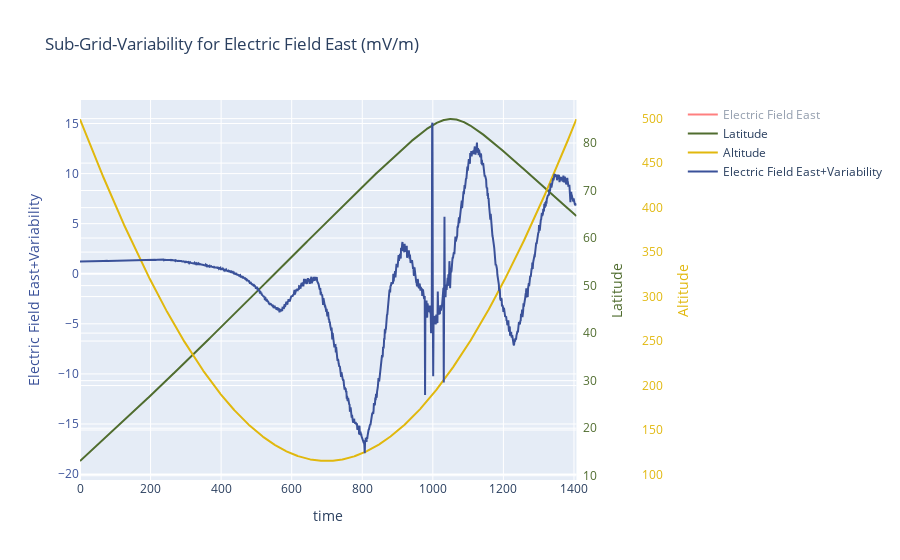
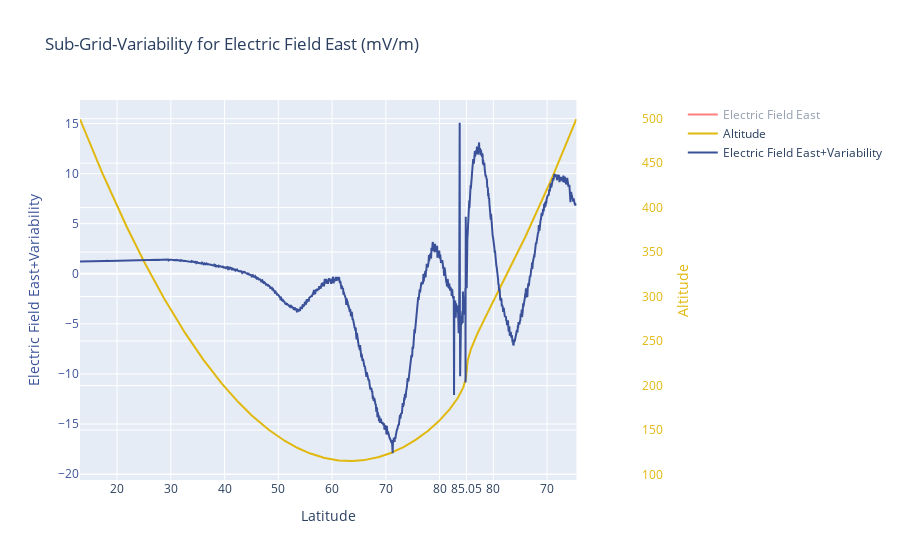

Write notebook code for charts like these, in order.
### Markdown cell above
## A sample call to the Interpolation Module:

### Code cell
LoadGUI()

### Figure 1 — Plotly figure (JSON) as saved in the notebook; plotly's stock layout.template omitted (floating-point values rounded to 4 significant figures; data arrays with more than 128 entries replaced by an {"elided": "..."} marker saying what was removed)
{"data": [{"marker": {"color": "red", "size": 1}, "name": "Electric Field East", "type": "scatter", "visible": "legendonly", "x": {"elided": "1408 int values"}, "y": {"elided": "1408 float values"}}, {"marker": {"color": "#506d2f", "size": 2}, "name": "Latitude", "type": "scatter", "x": {"elided": "1408 int values"}, "y": {"elided": "1408 float values"}, "yaxis": "y2"}, {"marker": {"color": "#e1b80d", "size": 2}, "name": "Altitude", "type": "scatter", "x": {"elided": "1408 int values"}, "y": {"elided": "1408 float values"}, "yaxis": "y3"}, {"marker": {"color": "#3a5199", "size": 3}, "name": "Electric Field East+Variability", "type": "scatter", "x": {"elided": "1408 int values"}, "y": {"elided": "1408 float values"}, "yaxis": "y4"}], "layout": {"title": {"text": "Sub-Grid-Variability for Electric Field East (mV/m)"}, "xaxis": {"domain": [0, 0.84], "title": {"text": "time"}}, "yaxis": {"anchor": "free", "range": [-20.59, 17.35], "title": {"font": {"color": "red"}, "text": ""}, "visible": false}, "yaxis2": {"anchor": "free", "overlaying": "y", "position": 0.85, "side": "right", "tickfont": {"color": "#506d2f"}, "title": {"font": {"color": "#506d2f"}, "text": "Latitude"}}, "yaxis3": {"anchor": "free", "overlaying": "y", "position": 0.95, "side": "right", "tickfont": {"color": "#e1b80d"}, "title": {"font": {"color": "#e1b80d"}, "text": "Altitude"}}, "yaxis4": {"overlaying": "y", "range": [-20.59, 17.35], "tickfont": {"color": "#3a5199"}, "title": {"font": {"color": "#3a5199"}, "text": "Electric Field East+Variability"}}}}

### Figure 2 — Plotly figure (JSON) as saved in the notebook; plotly's stock layout.template omitted (floating-point values rounded to 4 significant figures; data arrays with more than 128 entries replaced by an {"elided": "..."} marker saying what was removed)
{"data": [{"marker": {"color": "red", "size": 1}, "name": "Electric Field East", "type": "scatter", "visible": "legendonly", "x": {"elided": "1408 float values"}, "y": {"elided": "1408 float values"}}, {"marker": {"color": "#e1b80d", "size": 2}, "name": "Altitude", "type": "scatter", "x": {"elided": "1408 float values"}, "y": {"elided": "1408 float values"}, "yaxis": "y2"}, {"marker": {"color": "#3a5199", "size": 3}, "name": "Electric Field East+Variability", "type": "scatter", "x": {"elided": "1408 float values"}, "y": {"elided": "1408 float values"}, "yaxis": "y3"}], "layout": {"title": {"text": "Sub-Grid-Variability for Electric Field East (mV/m)"}, "xaxis": {"domain": [0, 0.84], "ticktext": ["85.05", 20, 30, 40, 50, 60, 70, 80, "80", "70"], "tickvals": [85, 20, 30, 40, 50, 60, 70, 80, 90, 100], "title": {"text": "Latitude"}}, "yaxis": {"anchor": "free", "range": [-20.59, 17.35], "title": {"font": {"color": "red"}, "text": ""}, "visible": false}, "yaxis2": {"anchor": "free", "overlaying": "y", "position": 0.95, "side": "right", "tickfont": {"color": "#e1b80d"}, "title": {"font": {"color": "#e1b80d"}, "text": "Altitude"}}, "yaxis3": {"overlaying": "y", "range": [-20.59, 17.35], "tickfont": {"color": "#3a5199"}, "title": {"font": {"color": "#3a5199"}, "text": "Electric Field East+Variability"}}}}
